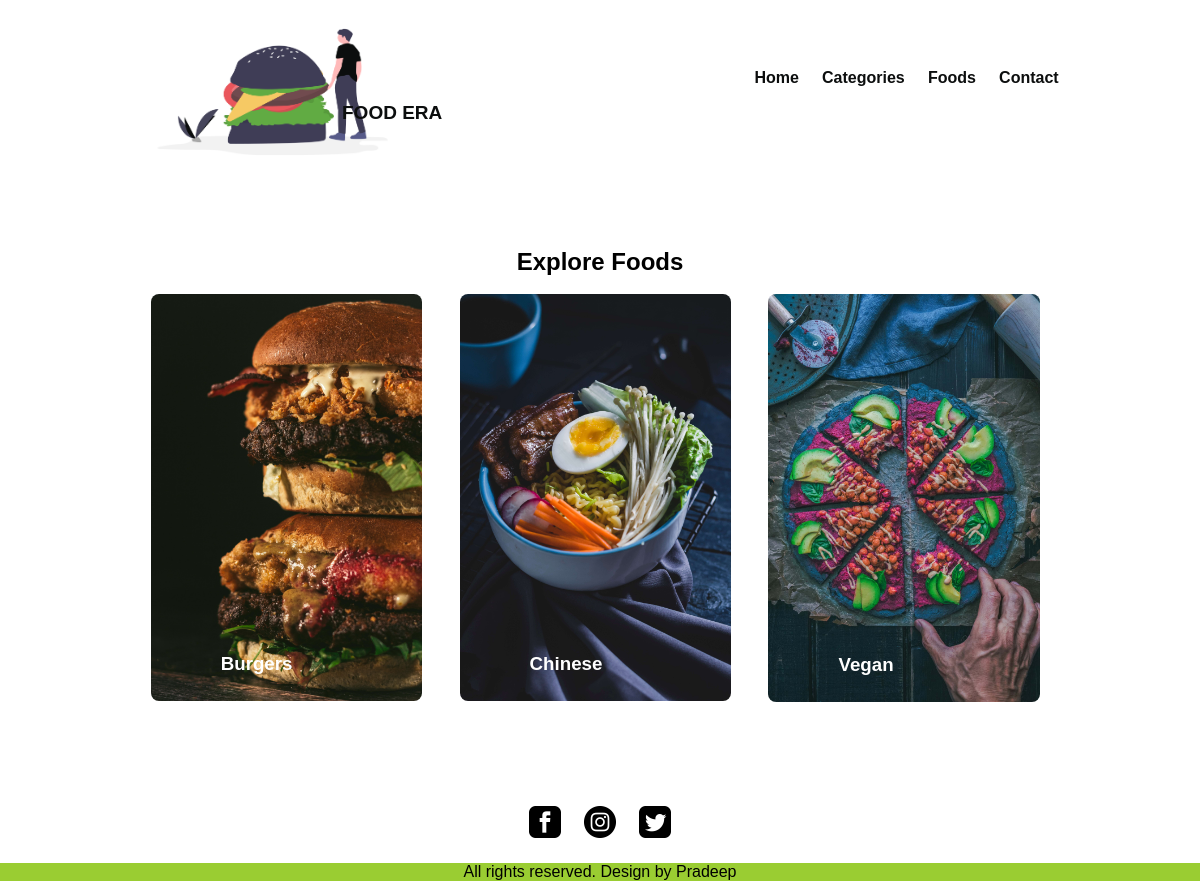
/categories.php, run on the app's committed database.
### tables this page shows
CREATE TABLE `tbl_category` (
  `id` int(10) UNSIGNED NOT NULL,
  `title` varchar(100) NOT NULL,
  `image_name` varchar(255) NOT NULL,
  `featured` varchar(10) NOT NULL,
  `active` varchar(10) NOT NULL
);

### html/categories.php (the view, shortened to what this page needs)
<?php include('partials-front/menu.php'); ?>
    <section class="categories">
      <div class="container">
        <h2 class="text-center">Explore Foods</h2>
        <?php
$sql = "SELECT * FROM tbl_category WHERE active='Yes'";
$res = mysqli_query($conn, $sql);
$count = mysqli_num_rows($res);
if($count>0)
{
    while($row=mysqli_fetch_assoc($res))
    {
        $id = $row['id'];
        $title = $row['title'];
        $image_name = $row['image_name'];
        ?>
        <a href="<?php echo SITEURL; ?>html/categories-food.php?category_id=<?php echo $id; ?>">
            <div class="box float-container">
                <?php
                    if($image_name=="")
                    {
                        echo "Image not found";
                    }
                    else
                    {
                        ?>
                        <img src="<?php echo SITEURL; ?>img/category/<?php echo $image_name; ?>" alt="Pizza" class="image img-curve">
                        <?php
                    }
                ?>
                <h3 class="float-text"><?php echo $title; ?></h3>
            </div>
        </a>
        <?php
    }
}
else
{
    echo "Category not found";
}
?>
      </div>
    </section>
    <?php include('partials-front/footer.php'); ?>

### css/style.css (style rules this page uses)
* { box-sizing: border-box; padding: 0; margin: 0; font-family: "Franklin Gothic Medium", "Arial Narrow", Arial, sans-serif; }
.container { width: 80%; margin: 0 auto; padding: 1%; }
.text-center { text-align: center; }
.image { width: 100%; }
.img-curve { border-radius: 8px; }
.float-container { position: relative; }
.float-text { position: absolute; bottom: 30px; left: 70px; }
.categories { padding: 4% 0; }
.box { width: 29%; float: left; margin: 2%; }
h3 { color: white; }

### data on the page
tbl_category: image_name (picture), title "Burgers"
tbl_category: image_name (picture), title "Chinese"
tbl_category: image_name (picture), title "Vegan"
